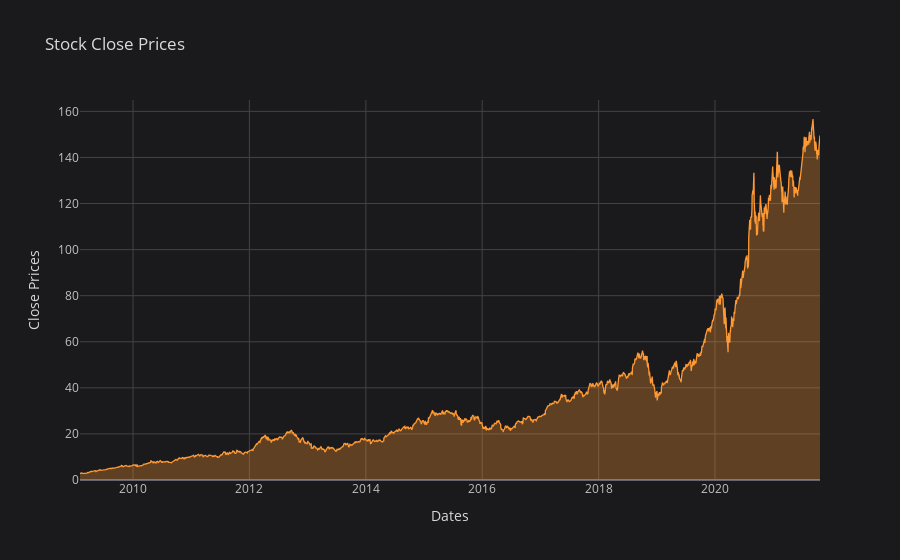

The notebook cell saved with this chart:
### Markdown cell above
## Data Visualization

### Code cell
nflx_close.iplot(title='Stock Close Prices', fill = True, xTitle='Dates',yTitle='Close Prices', theme='space')

### Figure 1 — Plotly figure (JSON) as saved in the notebook; plotly's stock layout.template omitted (floating-point values rounded to 4 significant figures; data arrays with more than 128 entries replaced by an {"elided": "..."} marker saying what was removed)
{"data": [{"fill": "tozeroy", "fillcolor": "rgba(255, 153, 51, 0.3)", "line": {"color": "rgba(255, 153, 51, 1.0)", "dash": "solid", "shape": "linear", "width": 1.3}, "mode": "lines", "name": "Close", "text": "", "type": "scatter", "x": {"elided": "3204 str values"}, "y": {"elided": "3204 float values"}}], "layout": {"legend": {"bgcolor": "#1A1A1C", "font": {"color": "#D9D9D9"}}, "paper_bgcolor": "#1A1A1C", "plot_bgcolor": "#1A1A1C", "title": {"font": {"color": "#D9D9D9"}, "text": "Stock Close Prices"}, "xaxis": {"gridcolor": "#434343", "showgrid": true, "tickfont": {"color": "#C2C2C2"}, "title": {"font": {"color": "#D9D9D9"}, "text": "Dates"}, "zerolinecolor": "#666570"}, "yaxis": {"gridcolor": "#434343", "showgrid": true, "tickfont": {"color": "#C2C2C2"}, "title": {"font": {"color": "#D9D9D9"}, "text": "Close Prices"}, "zerolinecolor": "#666570"}}}
